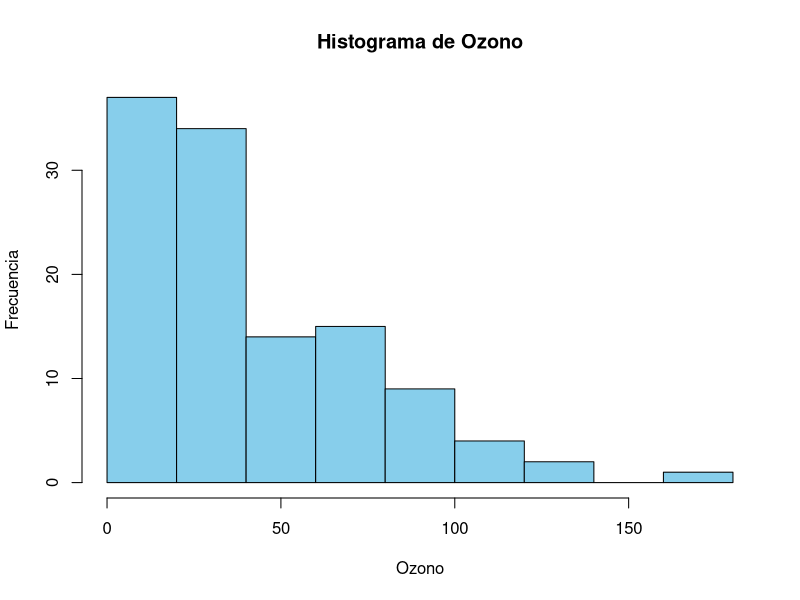
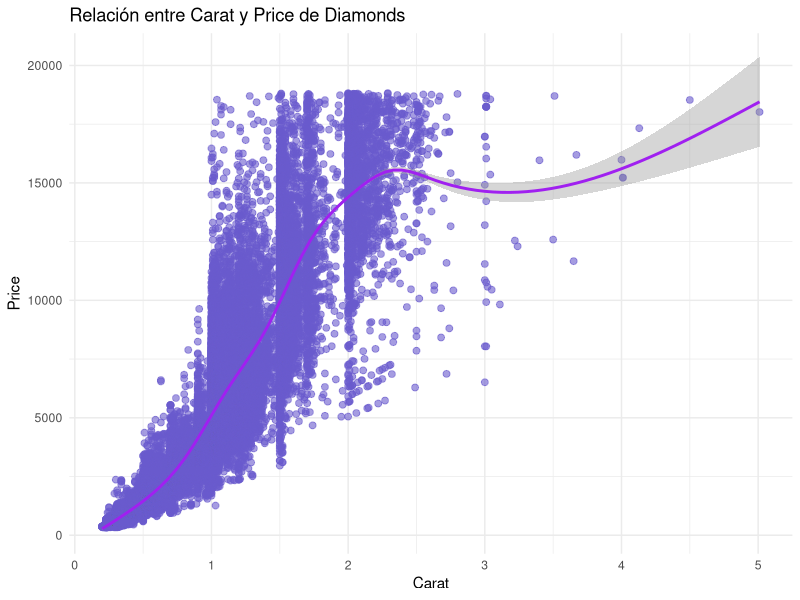
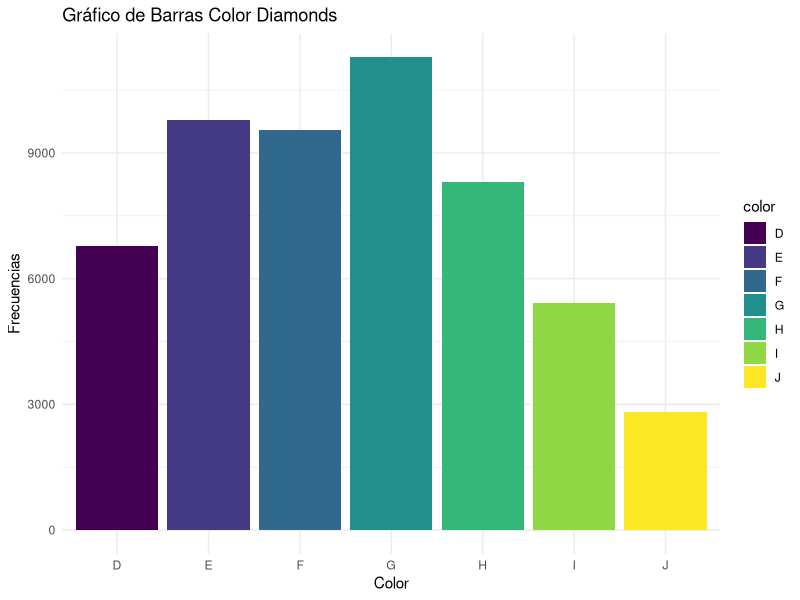

The R source for these figures, in order: (Note: this script raises an error after producing the figures.)
#Maya Luz Alvarado Avila, carné 999003321, Grupo 2, Sección A.

table <- (airquality)
View(airquality)
summary(airquality)

#1 Utilizando el conjunto de datos "airquality" ¿Cuál es la media, mediana y moda de la variable Wind?
mean(airquality$Wind)
median(airquality$Wind)
library(modeest)
mfv(airquality$Wind)

#2Utilizando el conjunto de datos "airquality" indique qué desviación estándar es más adecuada. ¿La de Wind o la de Ozono?
sd(airquality$Wind)
sd(airquality$Ozone, na.rm = TRUE)

#3Utilizando el conjunto de datos "airquality" ¿Cuál es la media, mediana y moda de la variable Temp?
mean(airquality$Temp)
median(airquality$Temp)
mfv(airquality$Temp)

4#Utilizando el conjunto de datos "airquality" grafique el histograma de la variable Ozono e indique qué tipo de asimetría tiene
hist(x = airquality$Ozone, main = "Histograma de Ozono", 
     xlab = "Ozono", ylab = "Frecuencia",
     col = "skyblue")

#5Utilizando el conjunto de datos "airquality" 
#calcule el grado de simetría de la variable SolarR. ¿Qué significa el valor de su simetría?
library(psych)
skew(airquality$Solar.R)

#6Utilizando el conjunto de datos "diamonds" y la librería GGPLOT y realizando un 
#diagrama de dispersión entre las variables Carat y Price indique la relación de las variables
?diamonds
library(ggplot2)
ggplot(data = diamonds, aes(x = diamonds$carat, y = diamonds$price)) + 
  geom_point(color = 'slateblue', size = 2, alpha = 0.6) +
  geom_smooth(color = 'purple') + 
  xlab('Carat') + 
  ylab('Price') +
  ggtitle('Relación entre Carat y Price de Diamonds') + 
  theme_minimal()

#7Utilizando el conjunto de datos "diamonds" y la librería GGPLOT,
#diagrame una gráfica de barras con la variable color. ¿Cual es el color con mayor frecuencia?
ggplot(data = diamonds, aes(x =diamonds$color, fill = as.factor(diamonds$color))) + 
  geom_bar() + 
  xlab("Color") + 
  ylab("Frecuencias") + 
  ggtitle("Gráfico de Barras Color Diamonds") +
  labs(fill = "color") +   theme_minimal()

#8Utilizando el conjunto de datos "diamonds" y la librería GGPLOT realice un histograma con la 
#variable Carat en su eje X. ¿Qué tipo de simetría presenta la gráfica?
ggplot(diamonds) + geom_histogram(binwidth = 0.2, aes(x = carat, fill = 'orange') + 
  xlab("Carat") + 
  ylab("Frecuencia") + ggtitle ("Distribucion quilate") + theme_minimal ())

#9. Utilizando el conjunto de datos "diamonds" y la librería GGPLOT y realizando el diagrama de 
#cajas entre las variables Carat y Price indique cuál de las siguientes opciones es correcta
ggplot(data = diamonds, aes(x = diamonds$carat, y = diamonds$price)) + 
  geom_boxplot(aes(color = carat), alpha = 1) + 
  xlab('quilates') + 
  ylab('precio') +
  ggtitle('quilates por precio') + 
  theme_minimal()

#10 Utilizando el conjunto de datos "diamonds" y la librería GGPLOT y realizando un diagráma de dispersión entre las
#variables "Y" y "Z", indique la relación entre las variables (Seleccione 2 posibles respuestas)
ggplot(data = diamonds, aes(x = diamonds$y, y = diamonds$z)) + 
  geom_point(color = 'slateblue', size = 4, alpha = 1) +
  geom_smooth(color = 'orange') + 
  xlab('y') + 
  ylab('z') +
  ggtitle('Relación entre y y z') + 
  theme_minimal()

#11 Se ha tomado una muestra de 20 elementos, donde la probabilidad de éxito es del 60%. 
#Calcule la probabilidad de densidad y grafique sus valores. ¿Qué tipo de sesgo se observa en los resultados?
n <- 20
p <- 0.60
q <- 0.40
x <- 1:n

prob=dbinom(x,n,p)
barplot(prob, main = "Probabilidad densidad", names.arg =x)

#12Una oficina de servicio al cliente recibe en promedio 20 quejas en un día.
#Calcule la probabilidad de densidad y grafique sus valores. ¿Qué observa en la gráfica?
xpoisson= 1:24
lambda= 20

distpoison <- dpois(xpoisson, lambda)

distpoison
plot (xpoisson, distpoison, type="h", col=c("orange", "yellow", "gray"), xlab = xpoisson)
barplot(distpoison)
